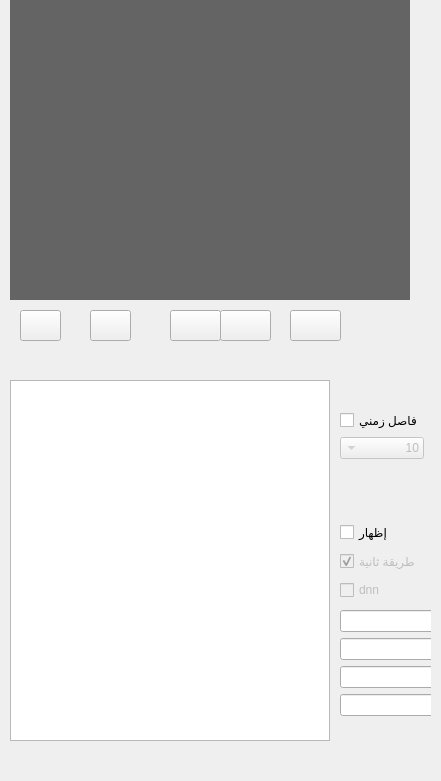
     <widget class="QWidget" name="widget" native="true">
      <property name="geometry">
       <rect>
        <x>10</x>
        <y>10</y>
        <width>441</width>
        <height>781</height>
       </rect>
      </property>
      <widget class="QLabel" name="label_v1">
       <property name="geometry">
        <rect>
         <x>10</x>
         <y>0</y>
         <width>400</width>
         <height>300</height>
        </rect>
       </property>
       <property name="palette">
        <palette>
         <active>
          <colorrole role="WindowText">
           <brush brushstyle="SolidPattern">
            <color alpha="255">
             <red>255</red>
             <green>255</green>
             <blue>255</blue>
            </color>
           </brush>
          </colorrole>
          <colorrole role="Button">
           <brush brushstyle="SolidPattern">
            <color alpha="255">
             <red>100</red>
             <green>100</green>
             <blue>100</blue>
            </color>
           </brush>
          </colorrole>
          <colorrole role="Light">
           <brush brushstyle="SolidPattern">
            <color alpha="255">
             <red>150</red>
             <green>150</green>
             <blue>150</blue>
            </color>
           </brush>
          </colorrole>
          <colorrole role="Midlight">
           <brush brushstyle="SolidPattern">
            <color alpha="255">
             <red>125</red>
             <green>125</green>
             <blue>125</blue>
            </color>
           </brush>
          </colorrole>
          <colorrole role="Dark">
           <brush brushstyle="SolidPattern">
            <color alpha="255">
             <red>50</red>
             <green>50</green>
             <blue>50</blue>
            </color>
           </brush>
          </colorrole>
          <colorrole role="Mid">
           <brush brushstyle="SolidPattern">
            <color alpha="255">
             <red>66</red>
             <green>66</green>
             <blue>66</blue>
            </color>
           </brush>
          </colorrole>
          <colorrole role="Text">
           <brush brushstyle="SolidPattern">
            <color alpha="255">
             <red>255</red>
             <green>255</green>
             <blue>255</blue>
            </color>
           </brush>
          </colorrole>
          <colorrole role="BrightText">
           <brush brushstyle="SolidPattern">
            <color alpha="255">
             <red>255</red>
             <green>255</green>
             <blue>255</blue>
            </color>
           </brush>
          </colorrole>
          <colorrole role="ButtonText">
           <brush brushstyle="SolidPattern">
            <color alpha="255">
             <red>255</red>
             <green>255</green>
             <blue>255</blue>
            </color>
           </brush>
          </colorrole>
          <colorrole role="Base">
           <brush brushstyle="SolidPattern">
            <color alpha="255">
             <red>0</red>
             <green>0</green>
             <blue>0</blue>
            </color>
           </brush>
          </colorrole>
          <colorrole role="Window">
           <brush brushstyle="SolidPattern">
            <color alpha="255">
             <red>100</red>
             <green>100</green>
             <blue>100</blue>
            </color>
           </brush>
          </colorrole>
          <colorrole role="Shadow">
           <brush brushstyle="SolidPattern">
            <color alpha="255">
             <red>0</red>
             <green>0</green>
             <blue>0</blue>
            </color>
           </brush>
          </colorrole>
          <colorrole role="AlternateBase">
           <brush brushstyle="SolidPattern">
            <color alpha="255">
             <red>50</red>
             <green>50</green>
             <blue>50</blue>
            </color>
           </brush>
          </colorrole>
          <colorrole role="ToolTipBase">
           <brush brushstyle="SolidPattern">
            <color alpha="255">
             <red>255</red>
             <green>255</green>
             <blue>220</blue>
            </color>
           </brush>
          </colorrole>
          <colorrole role="ToolTipText">
           <brush brushstyle="SolidPattern">
            <color alpha="255">
             <red>0</red>
             <green>0</green>
             <blue>0</blue>
            </color>
           </brush>
          </colorrole>
         </active>
         <inactive>
          <colorrole role="WindowText">
           <brush brushstyle="SolidPattern">
            <color alpha="255">
             <red>255</red>
             <green>255</green>
             <blue>255</blue>
            </color>
           </brush>
          </colorrole>
          <colorrole role="Button">
           <brush brushstyle="SolidPattern">
            <color alpha="255">
             <red>100</red>
             <green>100</green>
             <blue>100</blue>
            </color>
           </brush>
          </colorrole>
          <colorrole role="Light">
           <brush brushstyle="SolidPattern">
            <color alpha="255">
             <red>150</red>
             <green>150</green>
             <blue>150</blue>
            </color>
           </brush>
          </colorrole>
          <colorrole role="Midlight">
           <brush brushstyle="SolidPattern">
            <color alpha="255">
             <red>125</red>
             <green>125</green>
             <blue>125</blue>
            </color>
           </brush>
          </colorrole>
          <colorrole role="Dark">
           <brush brushstyle="SolidPattern">
            <color alpha="255">
             <red>50</red>
             <green>50</green>
             <blue>50</blue>
            </color>
           </brush>
          </colorrole>
          <colorrole role="Mid">
           <brush brushstyle="SolidPattern">
            <color alpha="255">
             <red>66</red>
             <green>66</green>
             <blue>66</blue>
            </color>
           </brush>
          </colorrole>
          <colorrole role="Text">
           <brush brushstyle="SolidPattern">
            <color alpha="255">
             <red>255</red>
             <green>255</green>
             <blue>255</blue>
            </color>
           </brush>
          </colorrole>
          <colorrole role="BrightText">
           <brush brushstyle="SolidPattern">
            <color alpha="255">
             <red>255</red>
             <green>255</green>
             <blue>255</blue>
            </color>
           </brush>
          </colorrole>
          <colorrole role="ButtonText">
           <brush brushstyle="SolidPattern">
            <color alpha="255">
             <red>255</red>
             <green>255</green>
             <blue>255</blue>
            </color>
           </brush>
          </colorrole>
          <colorrole role="Base">
           <brush brushstyle="SolidPattern">
            <color alpha="255">
             <red>0</red>
             <green>0</green>
             <blue>0</blue>
            </color>
           </brush>
          </colorrole>
          <colorrole role="Window">
           <brush brushstyle="SolidPattern">
            <color alpha="255">
             <red>100</red>
             <green>100</green>
             <blue>100</blue>
            </color>
           </brush>
          </colorrole>
          <colorrole role="Shadow">
           <brush brushstyle="SolidPattern">
            <color alpha="255">
             <red>0</red>
             <green>0</green>
             <blue>0</blue>
            </color>
           </brush>
          </colorrole>
          <colorrole role="AlternateBase">
           <brush brushstyle="SolidPattern">
            <color alpha="255">
             <red>50</red>
             <green>50</green>
             <blue>50</blue>
            </color>
           </brush>
          </colorrole>
          <colorrole role="ToolTipBase">
           <brush brushstyle="SolidPattern">
            <color alpha="255">
             <red>255</red>
             <green>255</green>
             <blue>220</blue>
            </color>
           </brush>
          </colorrole>
          <colorrole role="ToolTipText">
           <brush brushstyle="SolidPattern">
            <color alpha="255">
             <red>0</red>
             <green>0</green>
             <blue>0</blue>
            </color>
           </brush>
          </colorrole>
         </inactive>
         <disabled>
          <colorrole role="WindowText">
           <brush brushstyle="SolidPattern">
            <color alpha="255">
             <red>50</red>
             <green>50</green>
             <blue>50</blue>
            </color>
           </brush>
          </colorrole>
          <colorrole role="Button">
           <brush brushstyle="SolidPattern">
            <color alpha="255">
             <red>100</red>
             <green>100</green>
             <blue>100</blue>
            </color>
           </brush>
          </colorrole>
          <colorrole role="Light">
           <brush brushstyle="SolidPattern">
            <color alpha="255">
             <red>150</red>
             <green>150</green>
             <blue>150</blue>
            </color>
           </brush>
          </colorrole>
          <colorrole role="Midlight">
           <brush brushstyle="SolidPattern">
            <color alpha="255">
             <red>125</red>
             <green>125</green>
             <blue>125</blue>
            </color>
           </brush>
          </colorrole>
          <colorrole role="Dark">
           <brush brushstyle="SolidPattern">
            <color alpha="255">
             <red>50</red>
             <green>50</green>
             <blue>50</blue>
            </color>
           </brush>
          </colorrole>
          <colorrole role="Mid">
           <brush brushstyle="SolidPattern">
            <color alpha="255">
             <red>66</red>
             <green>66</green>
             <blue>66</blue>
            </color>
           </brush>
          </colorrole>
          <colorrole role="Text">
           <brush brushstyle="SolidPattern">
            <color alpha="255">
             <red>50</red>
             <green>50</green>
             <blue>50</blue>
            </color>
           </brush>
          </colorrole>
          <colorrole role="BrightText">
           <brush brushstyle="SolidPattern">
            <color alpha="255">
             <red>255</red>
             <green>255</green>
             <blue>255</blue>
            </color>
           </brush>
          </colorrole>
          <colorrole role="ButtonText">
           <brush brushstyle="SolidPattern">
            <color alpha="255">
             <red>50</red>
             <green>50</green>
             <blue>50</blue>
            </color>
           </brush>
          </colorrole>
          <colorrole role="Base">
           <brush brushstyle="SolidPattern">
            <color alpha="255">
             <red>100</red>
             <green>100</green>
             <blue>100</blue>
            </color>
           </brush>
          </colorrole>
          <colorrole role="Window">
           <brush brushstyle="SolidPattern">
            <color alpha="255">
             <red>100</red>
             <green>100</green>
             <blue>100</blue>
            </color>
           </brush>
          </colorrole>
          <colorrole role="Shadow">
           <brush brushstyle="SolidPattern">
            <color alpha="255">
             <red>0</red>
             <green>0</green>
             <blue>0</blue>
            </color>
           </brush>
          </colorrole>
          <colorrole role="AlternateBase">
           <brush brushstyle="SolidPattern">
            <color alpha="255">
             <red>100</red>
             <green>100</green>
             <blue>100</blue>
            </color>
           </brush>
          </colorrole>
          <colorrole role="ToolTipBase">
           <brush brushstyle="SolidPattern">
            <color alpha="255">
             <red>255</red>
             <green>255</green>
             <blue>220</blue>
            </color>
           </brush>
          </colorrole>
          <colorrole role="ToolTipText">
           <brush brushstyle="SolidPattern">
            <color alpha="255">
             <red>0</red>
             <green>0</green>
             <blue>0</blue>
            </color>
           </brush>
          </colorrole>
         </disabled>
        </palette>
       </property>
       <property name="autoFillBackground">
        <bool>true</bool>
       </property>
       <property name="text">
        <string/>
       </property>
      </widget>
      <widget class="QPushButton" name="pause_v1">
       <property name="geometry">
        <rect>
         <x>20</x>
         <y>310</y>
         <width>41</width>
         <height>31</height>
        </rect>
       </property>
       <property name="text">
        <string/>
       </property>
       <property name="icon">
        <iconset>
         <normaloff>:/new/prefix1/Hopstarter-Button-Button-Pause.ico</normaloff>:/new/prefix1/Hopstarter-Button-Button-Pause.ico</iconset>
       </property>
       <property name="iconSize">
        <size>
         <width>24</width>
         <height>24</height>
        </size>
       </property>
      </widget>
      <widget class="QPushButton" name="stop_v1">
       <property name="geometry">
        <rect>
         <x>90</x>
         <y>310</y>
         <width>41</width>
         <height>31</height>
        </rect>
       </property>
       <property name="text">
        <string/>
       </property>
       <property name="icon">
        <iconset>
         <normaloff>:/new/prefix1/Hopstarter-Button-Button-Stop.ico</normaloff>:/new/prefix1/Hopstarter-Button-Button-Stop.ico</iconset>
       </property>
       <property name="iconSize">
        <size>
         <width>24</width>
         <height>24</height>
        </size>
       </property>
      </widget>
      <widget class="QPushButton" name="open_ip_camera1">
       <property name="geometry">
        <rect>
         <x>220</x>
         <y>310</y>
         <width>51</width>
         <height>31</height>
        </rect>
       </property>
       <property name="text">
        <string/>
       </property>
       <property name="icon">
        <iconset>
         <normaloff>:/new/prefix1/Icons-Land-Vista-Hardware-Devices-Security-Camera.ico</normaloff>:/new/prefix1/Icons-Land-Vista-Hardware-Devices-Security-Camera.ico</iconset>
       </property>
       <property name="iconSize">
        <size>
         <width>32</width>
         <height>32</height>
        </size>
       </property>
      </widget>
      <widget class="QPushButton" name="open_v1">
       <property name="geometry">
        <rect>
         <x>170</x>
         <y>310</y>
         <width>51</width>
         <height>31</height>
        </rect>
       </property>
       <property name="text">
        <string/>
       </property>
       <property name="icon">
        <iconset>
         <normaloff>:/new/prefix1/Oxygen-Icons.org-Oxygen-Mimetypes-inode-directory.ico</normaloff>:/new/prefix1/Oxygen-Icons.org-Oxygen-Mimetypes-inode-directory.ico</iconset>
       </property>
       <property name="iconSize">
        <size>
         <width>32</width>
         <height>32</height>
        </size>
       </property>
      </widget>
      <widget class="QPushButton" name="record_camera_1">
       <property name="geometry">
        <rect>
         <x>290</x>
         <y>310</y>
         <width>51</width>
         <height>31</height>
        </rect>
       </property>
       <property name="text">
        <string/>
       </property>
       <property name="icon">
        <iconset>
         <normaloff>:/new/prefix1/Oxygen-Icons.org-Oxygen-Actions-media-record.ico</normaloff>:/new/prefix1/Oxygen-Icons.org-Oxygen-Actions-media-record.ico</iconset>
       </property>
       <property name="iconSize">
        <size>
         <width>32</width>
         <height>32</height>
        </size>
       </property>
      </widget>
      <widget class="QListWidget" name="listWidget_v1">
       <property name="geometry">
        <rect>
         <x>10</x>
         <y>380</y>
         <width>320</width>
         <height>361</height>
        </rect>
       </property>
       <property name="lineWidth">
        <number>1</number>
       </property>
       <property name="sizeAdjustPolicy">
        <enum>QAbstractScrollArea::AdjustToContents</enum>
       </property>
      </widget>
      <widget class="QWidget" name="gridLayoutWidget">
       <property name="geometry">
        <rect>
         <x>340</x>
         <y>520</y>
         <width>97</width>
         <height>85</height>
        </rect>
       </property>
       <layout class="QGridLayout" name="gridLayout_2">
        <item row="0" column="0">
         <widget class="QCheckBox" name="checkBox_2">
          <property name="text">
           <string>إظهار</string>
          </property>
         </widget>
        </item>
        <item row="1" column="0">
         <widget class="QCheckBox" name="checkBox">
          <property name="enabled">
           <bool>false</bool>
          </property>
          <property name="text">
           <string>طريقة ثانية</string>
          </property>
          <property name="checked">
           <bool>true</bool>
          </property>
         </widget>
        </item>
        <item row="2" column="0">
         <widget class="QCheckBox" name="dat_check">
          <property name="enabled">
           <bool>false</bool>
          </property>
          <property name="text">
           <string>dnn</string>
          </property>
         </widget>
        </item>
       </layout>
      </widget>
      <widget class="QWidget" name="gridLayoutWidget_2">
       <property name="geometry">
        <rect>
         <x>340</x>
         <y>410</y>
         <width>99</width>
         <height>80</height>
        </rect>
       </property>
       <layout class="QGridLayout" name="gridLayout_3">
        <property name="sizeConstraint">
         <enum>QLayout::SetFixedSize</enum>
        </property>
        <item row="1" column="0">
         <widget class="QComboBox" name="interval_time_combo">
          <property name="enabled">
           <bool>false</bool>
          </property>
          <property name="layoutDirection">
           <enum>Qt::RightToLeft</enum>
          </property>
          <item>
           <property name="text">
            <string>10</string>
           </property>
          </item>
          <item>
           <property name="text">
            <string>15</string>
           </property>
          </item>
          <item>
           <property name="text">
            <string>20</string>
           </property>
          </item>
          <item>
           <property name="text">
            <string>25</string>
           </property>
          </item>
          <item>
           <property name="text">
            <string>30</string>
           </property>
          </item>
          <item>
           <property name="text">
            <string>35</string>
           </property>
          </item>
          <item>
           <property name="text">
            <string>40</string>
           </property>
          </item>
          <item>
           <property name="text">
            <string>45</string>
           </property>
          </item>
          <item>
           <property name="text">
            <string>50</string>
           </property>
          </item>
         </widget>
        </item>
        <item row="0" column="0">
         <widget class="QCheckBox" name="time_interval_check">
          <property name="text">
           <string>فاصل زمني</string>
          </property>
         </widget>
        </item>
       </layout>
      </widget>
      <widget class="QWidget" name="formLayoutWidget">
       <property name="geometry">
        <rect>
         <x>340</x>
         <y>610</y>
         <width>91</width>
         <height>131</height>
        </rect>
       </property>
       <layout class="QFormLayout" name="formLayout_4">
        <item row="0" column="0">
         <widget class="QLineEdit" name="lineEdit_2">
          <property name="readOnly">
           <bool>true</bool>
          </property>
         </widget>
        </item>
        <item row="1" column="0">
         <widget class="QLineEdit" name="lineEdit_3">
          <property name="readOnly">
           <bool>true</bool>
          </property>
         </widget>
        </item>
        <item row="2" column="0">
         <widget class="QLineEdit" name="lineEdit_5">
          <property name="readOnly">
           <bool>true</bool>
          </property>
         </widget>
        </item>
        <item row="3" column="0">
         <widget class="QLineEdit" name="lineEdit_6">
          <property name="readOnly">
           <bool>true</bool>
          </property>
         </widget>
        </item>
       </layout>
      </widget>
     </widget>
